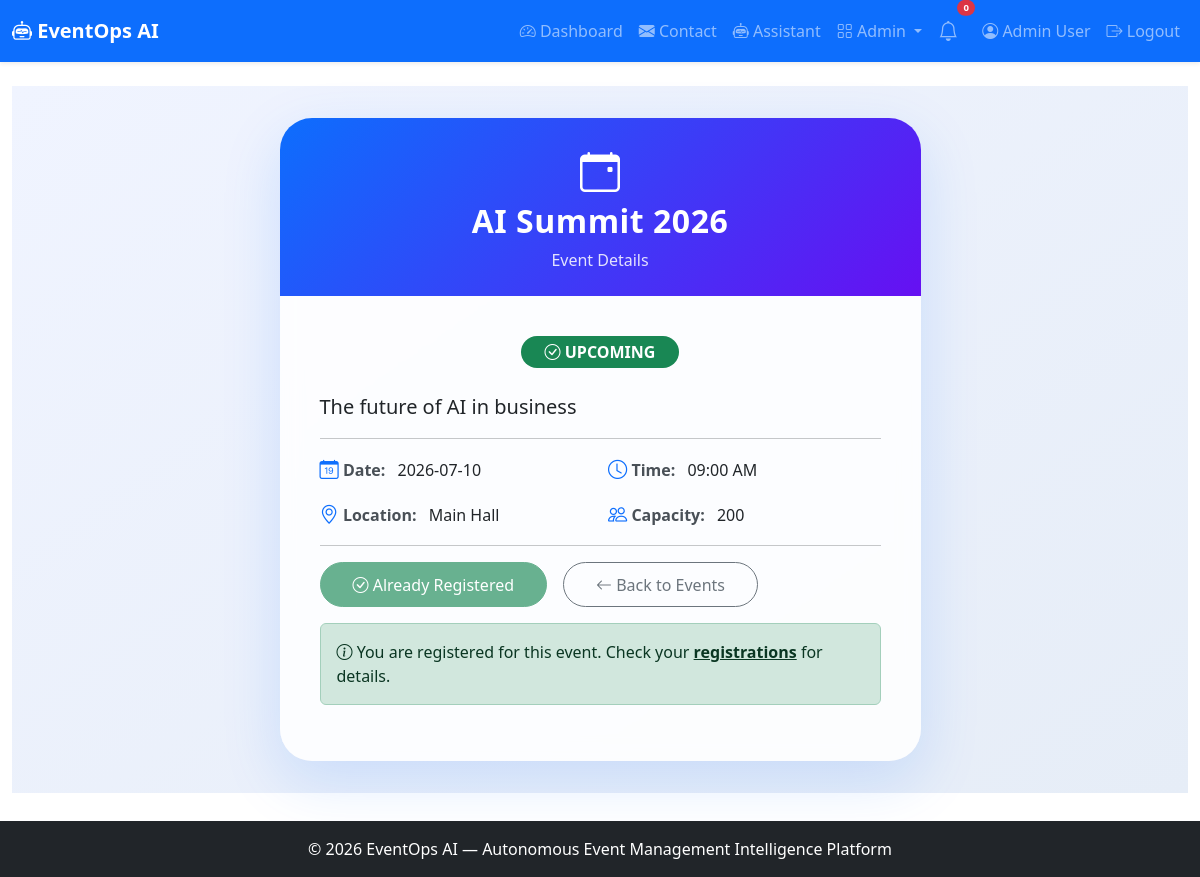
The app's page /event/1 (signed in) with its own data.
### app.py (models this page shows, shortened)
class User(UserMixin, db.Model):
    id = db.Column(db.Integer, primary_key=True)
    name = db.Column(db.String(100), nullable=False)
    email = db.Column(db.String(100), unique=True, nullable=False)
    password_hash = db.Column(db.String(200), nullable=False)
    role = db.Column(db.String(20), default='user')
    created_at = db.Column(db.DateTime, default=lambda: datetime.now(timezone.utc))

class Event(db.Model):
    id = db.Column(db.Integer, primary_key=True)
    title = db.Column(db.String(200), nullable=False)
    description = db.Column(db.Text)
    date = db.Column(db.String(50))
    time = db.Column(db.String(50))
    location = db.Column(db.String(200))
    capacity = db.Column(db.Integer)
    status = db.Column(db.String(20), default='upcoming')
    created_at = db.Column(db.DateTime, default=lambda: datetime.now(timezone.utc))

### app.py (the view)
@app.route('/event/<int:event_id>')
@login_required
def event_detail(event_id):
    event = Event.query.get_or_404(event_id)
    registered = Registration.query.filter_by(user_id=current_user.id, event_id=event_id).first() is not None
    return render_template('event_detail.html', event=event, registered=registered)

### app.py (called while the page is built)
@login_manager.user_loader
def load_user(user_id):
    return User.query.get(int(user_id))

### templates/event_detail.html (shortened to what this page needs)
{% extends "base.html" %}
{% block content %}
<div class="detail-wrapper">
    <div class="container">
        <div class="row justify-content-center">
            <div class="col-lg-8 col-xl-7">
                <div class="card detail-card">
                    <div class="card-header">
                        <i class="bi bi-calendar-event"></i>
                        <h2>{{ event.title }}</h2>
                        <p class="mb-0" style="opacity:0.85;">Event Details</p>
                    </div>
                    <div class="card-body">
                        <div class="text-center mb-4">
                            <span class="badge status-badge bg-{{ 'success' if event.status == 'upcoming' else 'warning' if event.status == 'ongoing' else 'secondary' }}">
                                <i class="bi bi-{{ 'check-circle' if event.status == 'upcoming' else 'clock' if event.status == 'ongoing' else 'x-circle' }}"></i>
                                {{ event.status|upper }}
                            </span>
                        </div>
                        <p class="lead">{{ event.description }}</p>
                        <hr>
                        <div class="row g-3">
                            <div class="col-sm-6">
                                <i class="bi bi-calendar-date detail-icon"></i>
                                <span class="detail-label">Date:</span> {{ event.date }}
                            </div>
                            <div class="col-sm-6">
                                <i class="bi bi-clock detail-icon"></i>
                                <span class="detail-label">Time:</span> {{ event.time }}
                            </div>
                            <div class="col-sm-6">
                                <i class="bi bi-geo-alt detail-icon"></i>
                                <span class="detail-label">Location:</span> {{ event.location }}
                            </div>
                            <div class="col-sm-6">
                                <i class="bi bi-people detail-icon"></i>
                                <span class="detail-label">Capacity:</span> {{ event.capacity }}
                            </div>
                        </div>
                        <hr>
                        <div class="action-buttons d-flex flex-wrap gap-3 mt-3">
                            {% if registered %}
                                <span class="btn btn-success disabled">
                                    <i class="bi bi-check-circle"></i> Already Registered
                                </span>
                            {% elif event.status == 'upcoming' %}
                                <a href="{{ url_for('user_register_event') }}" class="btn btn-primary">
                                    <i class="bi bi-person-plus"></i> Register Now
                                </a>
                            {% else %}
                                <span class="btn btn-secondary disabled">
                                    <i class="bi bi-x-circle"></i> Registration Closed
                                </span>
                            {% endif %}
                            <a href="{{ url_for('browse_events') }}" class="btn btn-outline-secondary">
                                <i class="bi bi-arrow-left"></i> Back to Events
                            </a>
                        </div>
                        {% if registered %}
                        <div class="alert alert-success mt-3">
                            <i class="bi bi-info-circle"></i> You are registered for this event. Check your <a href="{{ url_for('user_my_registrations') }}" class="alert-link">registrations</a> for details.
                        </div>
                        {% endif %}
                    </div>
                </div>
            </div>
        </div>
    </div>
</div>
{% endblock %}

### templates/base.html (shortened to what this page needs)
<!DOCTYPE html>
<html lang="en">
<head>
    <link href="https://cdn.jsdelivr.net/npm/bootstrap@5.3.0/dist/css/bootstrap.min.css" rel="stylesheet">
    <link rel="stylesheet" href="https://cdn.jsdelivr.net/npm/bootstrap-icons@1.11.0/font/bootstrap-icons.css">
    <link rel="stylesheet" href="{{ url_for('static', filename='css/style.css') }}">
</head>
<body>
<nav class="navbar navbar-expand-lg navbar-dark bg-primary shadow-sm">
    <div class="container-fluid">
        <a class="navbar-brand fw-bold" href="{{ url_for('index') }}">
            <i class="bi bi-robot"></i> EventOps AI
        </a>
        <div class="collapse navbar-collapse" id="navbarNav">
            <ul class="navbar-nav ms-auto align-items-lg-center">
                {% if current_user.is_authenticated %}
                <li class="nav-item">
                    <a class="nav-link" href="{{ url_for('dashboard') }}">
                        <i class="bi bi-speedometer2"></i> Dashboard
                    </a>
                </li>
                <li class="nav-item">
                    <a class="nav-link" href="{{ url_for('contact') }}">
                        <i class="bi bi-envelope-fill"></i> Contact
                    </a>
                </li>
                <li class="nav-item">
                    <a class="nav-link" href="{{ url_for('assistant_page') }}">
                        <i class="bi bi-robot"></i> Assistant
                    </a>
                </li>
                {% if current_user.role == 'admin' %}
                <li class="nav-item dropdown">
                    <a class="nav-link dropdown-toggle"
                       href="#"
                       role="button"
                       data-bs-toggle="dropdown">
                        <i class="bi bi-grid"></i> Admin
                    </a>
                </li>
                {% endif %}
                <li class="nav-item position-relative me-2">
                    <a class="nav-link"
                       href="#"
                       title="Notifications"
                       data-bs-toggle="dropdown">
                        <i class="bi bi-bell fs-5"></i>
                        <span class="position-absolute top-0 start-100 translate-middle badge rounded-pill bg-danger"
                              style="font-size:0.6rem;">
                            0
                        </span>
                    </a>
                </li>
                <li class="nav-item">
                    <a class="nav-link" href="{{ url_for('profile') }}">
                        <i class="bi bi-person-circle"></i>
                        {{ current_user.name }}
                    </a>
                </li>
                <li class="nav-item">
                    <a class="nav-link" href="{{ url_for('logout') }}">
                        <i class="bi bi-box-arrow-right"></i>
                        Logout
                    </a>
                </li>
                {% endif %}
            </ul>
        </div>
    </div>
</nav>
<main class="container-fluid py-4">
    {% block content %}{% endblock %}
</main>
<footer class="footer bg-dark text-white py-3 mt-4">
    <div class="container text-center">
        © 2026 EventOps AI — Autonomous Event Management Intelligence Platform
    </div>
</footer>
</body>
</html>

### static/css/style.css (style rules this page uses)
body { padding-bottom: 60px; }
.footer { position: fixed; bottom: 0; width: 100%; }

### templates/event_detail.html (style rules this page uses)
.detail-wrapper { min-height: 80vh; background: linear-gradient(145deg, #f0f4ff 0%, #e6edf7 100%); padding: 2rem 0; }
.detail-card { border: none; border-radius: 2rem; background: rgba(255, 255, 255, 0.85); backdrop-filter: blur(10px); box-shadow: 0 20px 60px rgba(13, 110, 253, 0.15); transition: transform 0.3s ease; overflow: hidden; }
.detail-card .card-header { background: linear-gradient(135deg, #0d6efd, #6610f2); color: white; padding: 1.5rem 2rem; border: none; text-align: center; }
.detail-card .card-header h2 { font-weight: 700; letter-spacing: 0.5px; }
.detail-card .card-header i { font-size: 2.5rem; margin-bottom: 0.3rem; }
.detail-card .card-body { padding: 2.5rem 2.5rem; }
.status-badge { font-size: 1rem; padding: 0.5rem 1.5rem; border-radius: 30px; }
.detail-icon { color: #0d6efd; width: 1.8rem; font-size: 1.2rem; text-align: center; }
.detail-label { font-weight: 600; color: #495057; margin-right: 0.5rem; }
.action-buttons .btn { border-radius: 50px; padding: 0.6rem 2rem; font-weight: 500; transition: all 0.2s ease; }

### records on screen
User: name "Admin User"
Event: title "AI Summit 2026", status "UPCOMING", description "The future of AI in business", date "2026-07-10", time "09:00 AM", location "Main Hall", capacity "200"
